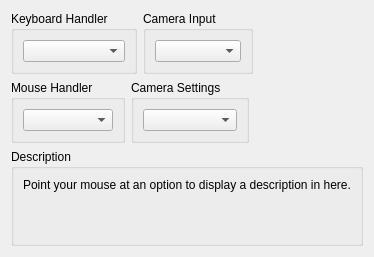
     <widget class="QWidget" name="inputTab">
      <attribute name="title">
       <string>I/O</string>
      </attribute>
      <layout class="QVBoxLayout" name="verticalLayout_32">
       <item>
        <layout class="QHBoxLayout" name="horizontalLayout_10" stretch="1,1,1">
         <item>
          <widget class="QGroupBox" name="groupBox_51">
           <property name="title">
            <string>Keyboard Handler</string>
           </property>
           <layout class="QVBoxLayout" name="verticalLayout_27">
            <item>
             <widget class="QComboBox" name="keyboardHandlerBox"/>
            </item>
           </layout>
          </widget>
         </item>
         <item>
          <widget class="QGroupBox" name="groupBox_31">
           <property name="title">
            <string>Camera Input</string>
           </property>
           <layout class="QVBoxLayout" name="verticalLayout_30">
            <item>
             <widget class="QComboBox" name="cameraTypeBox"/>
            </item>
           </layout>
          </widget>
         </item>
         <item>
          <spacer name="horizontalSpacer_6">
           <property name="orientation">
            <enum>Qt::Horizontal</enum>
           </property>
           <property name="sizeType">
            <enum>QSizePolicy::MinimumExpanding</enum>
           </property>
           <property name="sizeHint" stdset="0">
            <size>
             <width>0</width>
             <height>0</height>
            </size>
           </property>
          </spacer>
         </item>
        </layout>
       </item>
       <item>
        <layout class="QHBoxLayout" name="horizontalLayout_11" stretch="1,1,1">
         <item>
          <widget class="QGroupBox" name="groupBox_53">
           <property name="title">
            <string>Mouse Handler</string>
           </property>
           <layout class="QVBoxLayout" name="verticalLayout_28">
            <item>
             <widget class="QComboBox" name="mouseHandlerBox"/>
            </item>
           </layout>
          </widget>
         </item>
         <item>
          <widget class="QGroupBox" name="groupBox_54">
           <property name="title">
            <string>Camera Settings</string>
           </property>
           <layout class="QVBoxLayout" name="verticalLayout_31">
            <item>
             <widget class="QComboBox" name="cameraBox"/>
            </item>
           </layout>
          </widget>
         </item>
         <item>
          <spacer name="horizontalSpacer_7">
           <property name="orientation">
            <enum>Qt::Horizontal</enum>
           </property>
           <property name="sizeType">
            <enum>QSizePolicy::MinimumExpanding</enum>
           </property>
           <property name="sizeHint" stdset="0">
            <size>
             <width>0</width>
             <height>0</height>
            </size>
           </property>
          </spacer>
         </item>
        </layout>
       </item>
       <item>
        <spacer name="verticalSpacer_7">
         <property name="orientation">
          <enum>Qt::Vertical</enum>
         </property>
         <property name="sizeType">
          <enum>QSizePolicy::MinimumExpanding</enum>
         </property>
         <property name="sizeHint" stdset="0">
          <size>
           <width>0</width>
           <height>0</height>
          </size>
         </property>
        </spacer>
       </item>
       <item>
        <widget class="QGroupBox" name="groupBox_59">
         <property name="title">
          <string>Description</string>
         </property>
         <layout class="QVBoxLayout" name="verticalLayout_33">
          <item>
           <widget class="QLabel" name="description_io">
            <property name="text">
             <string>Point your mouse at an option to display a description in here.


</string>
            </property>
            <property name="textFormat">
             <enum>Qt::PlainText</enum>
            </property>
            <property name="alignment">
             <set>Qt::AlignLeading|Qt::AlignLeft|Qt::AlignTop</set>
            </property>
            <property name="wordWrap">
             <bool>true</bool>
            </property>
           </widget>
          </item>
         </layout>
        </widget>
       </item>
      </layout>
     </widget>
